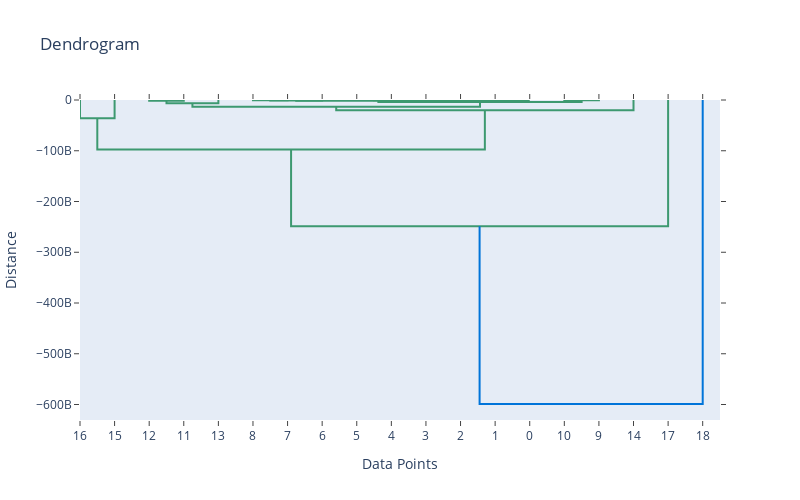

The notebook cell saved with this chart:
### Markdown cell above
Performing hierarchical clustering and the dendogram:

### Code cell
from scipy.cluster.hierarchy import dendrogram, linkage
from plotly.offline import iplot
import plotly.figure_factory as ff

Z = linkage(features, method='ward')
dendrogram = ff.create_dendrogram(Z, orientation='top')
dendrogram['layout'].update({'width': 800, 'height': 500, 'title': 'Dendrogram'})
dendrogram['layout']['xaxis'].update({'title': 'Data Points'})
dendrogram['layout']['yaxis'].update({'title': 'Distance'})

iplot(dendrogram)

### Figure 1 — Plotly figure (JSON) as saved in the notebook; plotly's stock layout.template omitted (floating-point values rounded to 4 significant figures)
{"data": [{"hoverinfo": "text", "marker": {"color": "rgb(61,153,112)"}, "mode": "lines", "type": "scatter", "x": [-35, -35, -45, -45], "xaxis": "x", "y": [0, -653600000.0, -653600000.0, 0], "yaxis": "y"}, {"hoverinfo": "text", "marker": {"color": "rgb(61,153,112)"}, "mode": "lines", "type": "scatter", "x": [-55, -55, -65, -65], "xaxis": "x", "y": [0, -151300000.0, -151300000.0, 0], "yaxis": "y"}, {"hoverinfo": "text", "marker": {"color": "rgb(61,153,112)"}, "mode": "lines", "type": "scatter", "x": [-75, -75, -85, -85], "xaxis": "x", "y": [0, -67230000.0, -67230000.0, 0], "yaxis": "y"}, {"hoverinfo": "text", "marker": {"color": "rgb(61,153,112)"}, "mode": "lines", "type": "scatter", "x": [-95, -95, -105, -105], "xaxis": "x", "y": [0, -99710000.0, -99710000.0, 0], "yaxis": "y"}, {"hoverinfo": "text", "marker": {"color": "rgb(61,153,112)"}, "mode": "lines", "type": "scatter", "x": [-80, -80, -100, -100], "xaxis": "x", "y": [-67230000.0, -261500000.0, -261500000.0, -99710000.0], "yaxis": "y"}, {"hoverinfo": "text", "marker": {"color": "rgb(61,153,112)"}, "mode": "lines", "type": "scatter", "x": [-60, -60, -90, -90], "xaxis": "x", "y": [-151300000.0, -528000000.0, -528000000.0, -261500000.0], "yaxis": "y"}, {"hoverinfo": "text", "marker": {"color": "rgb(61,153,112)"}, "mode": "lines", "type": "scatter", "x": [-125, -125, -135, -135], "xaxis": "x", "y": [0, -352800000.0, -352800000.0, 0], "yaxis": "y"}, {"hoverinfo": "text", "marker": {"color": "rgb(61,153,112)"}, "mode": "lines", "type": "scatter", "x": [-115, -115, -130, -130], "xaxis": "x", "y": [0, -745500000.0, -745500000.0, -352800000.0], "yaxis": "y"}, {"hoverinfo": "text", "marker": {"color": "rgb(61,153,112)"}, "mode": "lines", "type": "scatter", "x": [-75, -75, -122.5, -122.5], "xaxis": "x", "y": [-528000000.0, -1689000000.0, -1689000000.0, -745500000.0], "yaxis": "y"}, {"hoverinfo": "text", "marker": {"color": "rgb(61,153,112)"}, "mode": "lines", "type": "scatter", "x": [-40, -40, -98.75, -98.75], "xaxis": "x", "y": [-653600000.0, -4180000000.0, -4180000000.0, -1689000000.0], "yaxis": "y"}, {"hoverinfo": "text", "marker": {"color": "rgb(61,153,112)"}, "mode": "lines", "type": "scatter", "x": [-155, -155, -165, -165], "xaxis": "x", "y": [0, -1328000000.0, -1328000000.0, 0], "yaxis": "y"}, {"hoverinfo": "text", "marker": {"color": "rgb(61,153,112)"}, "mode": "lines", "type": "scatter", "x": [-145, -145, -160, -160], "xaxis": "x", "y": [0, -6645000000.0, -6645000000.0, -1328000000.0], "yaxis": "y"}, {"hoverinfo": "text", "marker": {"color": "rgb(61,153,112)"}, "mode": "lines", "type": "scatter", "x": [-69.38, -69.38, -152.5, -152.5], "xaxis": "x", "y": [-4180000000.0, -13090000000.0, -13090000000.0, -6645000000.0], "yaxis": "y"}, {"hoverinfo": "text", "marker": {"color": "rgb(61,153,112)"}, "mode": "lines", "type": "scatter", "x": [-25, -25, -110.9, -110.9], "xaxis": "x", "y": [0, -19990000000.0, -19990000000.0, -13090000000.0], "yaxis": "y"}, {"hoverinfo": "text", "marker": {"color": "rgb(61,153,112)"}, "mode": "lines", "type": "scatter", "x": [-175, -175, -185, -185], "xaxis": "x", "y": [0, -36020000000.0, -36020000000.0, 0], "yaxis": "y"}, {"hoverinfo": "text", "marker": {"color": "rgb(61,153,112)"}, "mode": "lines", "type": "scatter", "x": [-67.97, -67.97, -180, -180], "xaxis": "x", "y": [-19990000000.0, -97530000000.0, -97530000000.0, -36020000000.0], "yaxis": "y"}, {"hoverinfo": "text", "marker": {"color": "rgb(61,153,112)"}, "mode": "lines", "type": "scatter", "x": [-15, -15, -124.0, -124.0], "xaxis": "x", "y": [0, -248700000000.0, -248700000000.0, -97530000000.0], "yaxis": "y"}, {"hoverinfo": "text", "marker": {"color": "rgb(0,116,217)"}, "mode": "lines", "type": "scatter", "x": [-5, -5, -69.49, -69.49], "xaxis": "x", "y": [0, -599000000000.0, -599000000000.0, -248700000000.0], "yaxis": "y"}], "layout": {"autosize": false, "height": 500, "hovermode": "closest", "showlegend": false, "title": {"text": "Dendrogram"}, "width": 800, "xaxis": {"mirror": "allticks", "rangemode": "tozero", "showgrid": false, "showline": true, "showticklabels": true, "tickmode": "array", "ticks": "outside", "ticktext": ["18", "17", "14", "9", "10", "0", "1", "2", "3", "4", "5", "6", "7", "8", "13", "11", "12", "15", "16"], "tickvals": [-5, -15, -25, -35, -45, -55, -65, -75, -85, -95, -105, -115, -125, -135, -145, -155, -165, -175, -185], "title": {"text": "Data Points"}, "type": "linear", "zeroline": false}, "yaxis": {"mirror": "allticks", "rangemode": "tozero", "showgrid": false, "showline": true, "showticklabels": true, "ticks": "outside", "title": {"text": "Distance"}, "type": "linear", "zeroline": false}}}
